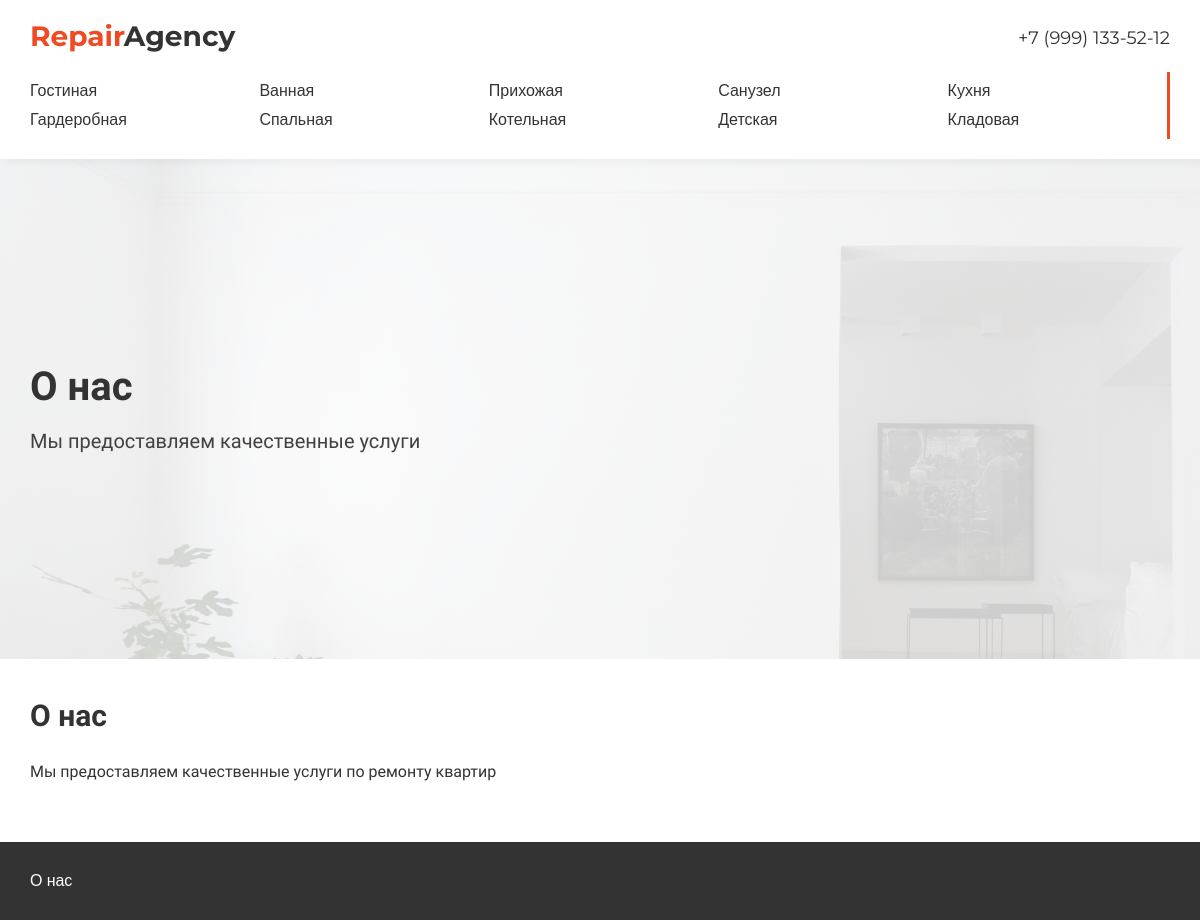
The page /about/ on the database its author committed.
### repair/models.py (models this page shows, shortened)
class Category(models.Model):
    name = models.CharField(max_length=100, db_index=True, verbose_name="Название")
    slug = models.SlugField(max_length=255, unique=True, db_index=True, verbose_name="URL")
    descr = models.TextField(blank=True, verbose_name="Описание")
    img = models.ImageField(upload_to="photos/caregories", verbose_name="Фото")
    brigade = models.ForeignKey('Brigade', on_delete=models.PROTECT, verbose_name="Бригада")
    def get_absolute_url(self):
        return reverse('category', kwargs={'cat_slug': self.slug})
    class Meta:
        verbose_name = 'Категория'
        verbose_name_plural = 'Категории'
        ordering = ['id']

### repair/views.py (the view)
# urls.py: path('about/', show_about, name='about'),
def show_about(request):
    categories = Category.objects.all()
    return render(request, 'repair/about.html', {
        'categories': categories,
    })

### repair/templates/repair/about.html
{% extends 'repair/base.html' %}
{% block promo_content %}
    <div class="promo__content">
        <h1 class="title">О нас</h1>
        <p class="subtitle">Мы предоставляем качественные услуги</p>
    </div>
{% endblock %}
{% block about_section %}
    <section class="about">
        <div class="container categories__container">
            <h2 class="title--md">О нас</h2>
            <div class="about__info">
                Мы предоставляем качественные услуги по ремонту квартир
            </div>
        </div>
    </section>
{% endblock %}

### repair/templates/repair/base.html (shortened to what this page needs)
{% load static %}
<!DOCTYPE html>
<html lang="ru">
<head>
    <link rel="stylesheet" href="https://cdnjs.cloudflare.com/ajax/libs/normalize/8.0.1/normalize.min.css">
    <link type="text/css" href="{% static 'repair/css/main.css' %}" rel="stylesheet" />
</head>
<body>
    <header class="header">
        <div class="container header__container">
            <div class="header__top">
                <a href="{% url 'home' %}">
                    <div class="header__name">
                        <span>Repair</span>Agency
                    </div>
                </a>
                <a href="tel:+79991335212" class="header__number">
                    +7 (999) 133-52-12
                </a>
            </div>
            <div class="header__bottom">
                <nav class="header__nav">
                    <ul class="header__list">
                        {% for cat in categories %}
                            {% if cat.name == category_title %}
                            <li class="header__list-item">
                                <a class="header__list-link header__list-link--active" href="{{ cat.get_absolute_url }}">
                                    {{cat.name}}
                                </a>
                            </li>
                            {% else %}
                            <li class="header__list-item">
                                <a class="header__list-link" href="{{ cat.get_absolute_url }}">
                                    {{cat.name}}
                                </a>
                            </li>
                            {% endif %}
                        {% endfor %}
                    </ul>
                </nav>
            </div>
        </div>
    </header>
    <main>
        <section class="promo">
            <div class="promo__inner">
                <div class="container promo__container">
                    {% block promo_content %}
                    {% endblock %}
                </div>
            </div>
        </section>
        {% block about_section %}
        {% endblock %}
    </main>
    <footer class="footer">
        <div class="container">
            <div class="footer__about">
                <a class="footer__link" href="{% url 'about' %}">
                    О нас
                </a>
            </div>
        </div>
    </footer>
</body>
</html>

### repair/static/repair/css/main.css (style rules this page uses)
* { margin: 0; padding: 0; }
h1, h2, h3 { margin: 0; }
a { text-decoration: none; }
ul { list-style-type: none; }
.container { margin: 0 auto; }
@media (min-width: 576px) { .container { max-width: 540px; } }
@media (min-width: 768px) { .container { max-width: 720px; } }
@media (min-width: 992px) { .container { max-width: 960px; } }
@media (min-width: 1200px) { .container { max-width: 1140px; } }
.title { font-size: 40px; }
.title--md { font-size: 30px; }
.subtitle { font-size: 20px; color: rgb(65, 65, 65); margin-top: 20px; width: 600px; }
* { box-sizing: border-box; }
html { font-family: "Comfortaa"; color: #333; }
.header { padding: 20px 0; font-family: "Montserrat", sans-serif; box-shadow: 4px 4px 8px 0px rgba(34, 60, 80, 0.05); position: relative; z-index: 9; }
.header__top { display: flex; flex-direction: row; justify-content: space-between; align-items: center; }
.header__name { font-size: 28px; font-weight: 700; color: #333; }
.header__name span { color: #ef4a24; }
.header__number { font-size: 18px; transform: translateY(2px); color: #333; }
.header__bottom { margin-top: 20px; border-right: 3px solid #ef4a24; }
.header__list { padding: 10px 0; display: grid; grid-template-columns: repeat(5, 1fr); gap: 10px; }
.header__list-item { font-size: 16px; }
.header__list-link { color: #333; transition: 0.2s; }
.promo__inner { height: 500px; padding: 100px 0; background: linear-gradient(rgba(255, 255, 255, 0.8), rgba(255, 255, 255, 0.8)), url("./../images/bg.webp"); background-repeat: no-repeat; background-size: cover; background-attachment: fixed; }
.promo__container { height: 100%; display: flex; flex-direction: column; justify-content: center; align-items: flex-start; justify-self: flex-start; align-self: flex-start; }
.about { padding: 40px 0 60px 0; }
.about__info { margin-top: 30px; }
.footer { background: #333; padding: 30px 0; font-family: "Montserrat", sans-serif; }
.footer__link { color: white; transition: 0.2s color; }

### rows shown on the page
Category: name "Гостиная"
Category: name "Ванная"
Category: name "Прихожая"
Category: name "Санузел"
Category: name "Кухня"
Category: name "Гардеробная"
Category: name "Спальная"
Category: name "Котельная"
Category: name "Детская"
Category: name "Кладовая"
